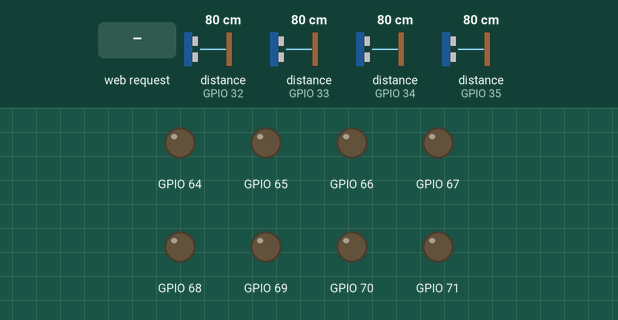
A sketch run on a simulated ESP32. Shown: output pins drawn as LEDs (lit = HIGH). Wiring (inferred from the names in the program): 4 × ultrasonic range finder: trigger GPIO 14, echo GPIO 35 / trigger GPIO 18, echo GPIO 34 / trigger GPIO 19, echo GPIO 32 / trigger GPIO 23, echo GPIO 33. Inputs (shaded band) come from the test bench; at power-on: distance to the obstacle (sensors on GPIO 32, GPIO 33, GPIO 34, GPIO 35) 80 cm. The echo pulse lasts 58.3 µs per cm; WiFi joins after 1.5 s; servers stay silent unless stated; uploads are accepted with an empty reply; pins used as bus, display or sensor lines are not drawn; what the sketch prints to the serial monitor is not drawn.

Above: at 3.1 s.
3.2 s: HTTP request GET /move?dir=B received
At 4.0 s:
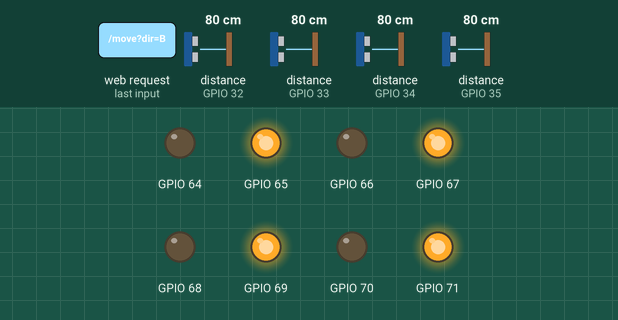
6.2 s: HTTP request GET /move?dir=F received
At 7.4 s:
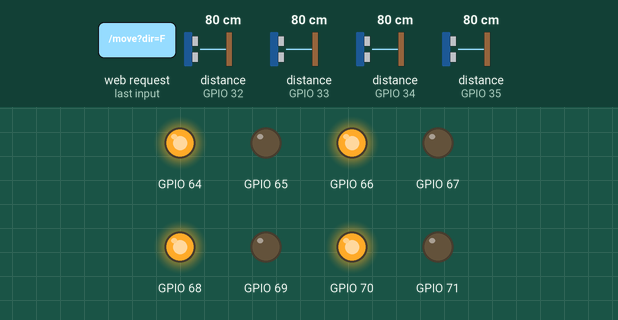
Timing chart, 0 to 9.7 s (numbered marks = the images above; inputs shaded):
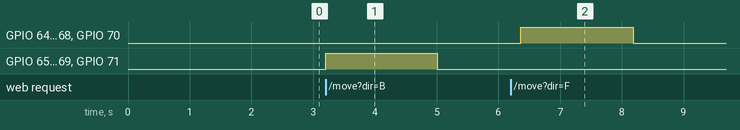

The sketch:

RAW_BOT_ESP32_Master.ino
```cpp
#include <WiFi.h>
#include <WebServer.h>
#include <HTTPClient.h>
#include <ArduinoJson.h>
#include <Wire.h>
#include <Adafruit_MCP23X17.h>

// ==============================================================================
// RAW BOT — INDUSTRIAL 4-MOTOR MECANUM + 4-ULTRASONIC AGV MASTER CONTROLLER
// ESP32 + MCP23017 (I2C) + TWO L298N DUAL H-BRIDGES + FOUR HC-SR04 SENSORS
// ==============================================================================

// --- WI-FI NETWORK MODE CONFIGURATION ---
// Option 1: Standalone AP Mode (ESP32 creates its own Wi-Fi: 192.168.4.1)
// Option 2: Station Mode (ESP32 connects to your Home Router or Phone Hotspot)
#define USE_WIFI_STATION true   // Set to true to connect to your Wi-Fi & Firebase

#if USE_WIFI_STATION
  const char* ssid = "YOUR_WIFI_SSID";           // Replace with your router SSID or phone hotspot
  const char* password = "YOUR_WIFI_PASSWORD";   // Replace with your router password
#else
  const char* ssid = "RAW_BOT";
  const char* password = "RawBot1234";
#endif

// --- FIREBASE CLOUD DATABASE HOST ---
const char* FIREBASE_HOST = "https://raw-bot-3caa5-default-rtdb.firebaseio.com";

WebServer server(80);
Adafruit_MCP23X17 mcp;

// ---------------- I2C PINS ----------------
#define I2C_SDA 21
#define I2C_SCL 22
#define MCP_ADDRESS 0x20

// ---------------- ULTRASONIC SENSOR PINS ----------------
// Note: HC-SR04 Echo outputs 5V. Use 1k/2k resistor voltage divider to protect 3.3V GPIOs!
#define FRONT_TRIG 18
#define FRONT_ECHO 34

#define BACK_TRIG 14
#define BACK_ECHO 35

#define LEFT_TRIG 19
#define LEFT_ECHO 32

#define RIGHT_TRIG 23
#define RIGHT_ECHO 33

// ---------------- MCP23017 MOTOR OUTPUT PINS ----------------
// GPA0-GPA7 connected to IN1-IN4 of Motor Drivers
#define FL_IN1 0
#define FL_IN2 1

#define FR_IN1 2
#define FR_IN2 3

#define BL_IN1 4
#define BL_IN2 5

#define BR_IN1 6
#define BR_IN2 7

// ---------------- SETTINGS & TIMERS ----------------
const float STOP_DISTANCE = 20.0;             // Obstacle halt threshold in cm
const unsigned long SENSOR_INTERVAL = 100;    // Sensor refresh rate (ms)
const unsigned long MOVEMENT_TIMEOUT = 1800;  // Auto-stop if browser heartbeat lost (ms)
const unsigned long FIREBASE_SYNC_INTERVAL = 800; // Firebase poll & push rate (ms)

unsigned long lastSensorRead = 0;
unsigned long lastMovementRefresh = 0;
unsigned long lastFirebaseSync = 0;

bool mcpReady = false;
bool emergencyStopped = false;
bool isMoving = false;

String activeDirection = "S";
String lastRemoteCommand = "STOP";

float frontDistance = 999.0;
float backDistance = 999.0;
float leftDistance = 999.0;
float rightDistance = 999.0;

// Motor direction invert flags (toggle if a motor spins backwards)
bool invertFL = false;
bool invertFR = false;
bool invertBL = false;
bool invertBR = false;

// =====================================================
// CORS HELPER FOR BROWSER / WEBSITE ACCESS
// =====================================================
void sendCorsHeaders() {
  server.sendHeader("Access-Control-Allow-Origin", "*");
  server.sendHeader("Access-Control-Allow-Methods", "GET, POST, OPTIONS");
  server.sendHeader("Access-Control-Allow-Headers", "*");
}

// =====================================================
// MOTOR CONTROL (MCP23017)
// =====================================================
void stopMotors() {
  if (mcpReady) {
    for (int pin = 0; pin < 8; pin++) {
      mcp.digitalWrite(pin, LOW);
    }
  }
  isMoving = false;
  activeDirection = "S";
}

void setMotor(int pin1, int pin2, int direction, bool inverted) {
  if (inverted) direction = -direction;

  mcp.digitalWrite(pin1, LOW);
  mcp.digitalWrite(pin2, LOW);

  if (direction > 0) {
    mcp.digitalWrite(pin1, HIGH);
  } else if (direction < 0) {
    mcp.digitalWrite(pin2, HIGH);
  }
}

void drive(int fl, int fr, int bl, int br) {
  if (!mcpReady || emergencyStopped) {
    stopMotors();
    return;
  }

  // Pre-clear all pins to eliminate inductive shoot-through
  stopMotors();

  setMotor(FL_IN1, FL_IN2, fl, invertFL);
  setMotor(FR_IN1, FR_IN2, fr, invertFR);
  setMotor(BL_IN1, BL_IN2, bl, invertBL);
  setMotor(BR_IN1, BR_IN2, br, invertBR);
}

// =====================================================
// FOUR ULTRASONIC SENSORS (FIXED LOGIC)
// =====================================================
float readDistance(int trigPin, int echoPin) {
  digitalWrite(trigPin, LOW);
  delayMicroseconds(2);

  digitalWrite(trigPin, HIGH);
  delayMicroseconds(10);
  digitalWrite(trigPin, LOW);

  // 12000 us timeout ≈ 205 cm range
  unsigned long duration = pulseIn(echoPin, HIGH, 12000);

  // FIX: In ultrasonic sensors, 0 duration means no obstacle within 2 meters (CLEAR!)
  if (duration == 0) return 999.0;

  return duration * 0.0343f / 2.0f;
}

void updateSensors() {
  if (millis() - lastSensorRead < SENSOR_INTERVAL) return;
  lastSensorRead = millis();

  frontDistance = readDistance(FRONT_TRIG, FRONT_ECHO);
  delayMicroseconds(300);

  backDistance = readDistance(BACK_TRIG, BACK_ECHO);
  delayMicroseconds(300);

  leftDistance = readDistance(LEFT_TRIG, LEFT_ECHO);
  delayMicroseconds(300);

  rightDistance = readDistance(RIGHT_TRIG, RIGHT_ECHO);
}

// Fixed Obstacle check: True ONLY if distance is valid and <= 20cm
bool sensorBlocked(float distance) {
  return (distance > 0 && distance <= STOP_DISTANCE);
}

// Direction-specific obstacle checks
bool directionBlocked(String dir) {
  if (dir == "F") return sensorBlocked(frontDistance);
  if (dir == "B") return sensorBlocked(backDistance);
  if (dir == "L") return sensorBlocked(leftDistance);
  if (dir == "R") return sensorBlocked(rightDistance);

  // Rotation checks both sides for sweep obstacles
  if (dir == "A" || dir == "C") {
    return sensorBlocked(leftDistance) || sensorBlocked(rightDistance);
  }

  return false;
}

// =====================================================
// MOVEMENT EXECUTION
// =====================================================
bool executeMovement(String dir) {
  if (!mcpReady || emergencyStopped) {
    stopMotors();
    return false;
  }

  updateSensors();

  if (directionBlocked(dir)) {
    stopMotors();
    Serial.print("[SAFETY HALT] Obstacle detected in direction: ");
    Serial.println(dir);
    return false;
  }

  if (dir == "F") {
    drive(1, 1, 1, 1);        // Forward
  } else if (dir == "B") {
    drive(-1, -1, -1, -1);    // Backward
  } else if (dir == "L") {
    drive(-1, 1, 1, -1);      // Strafe Left (Mecanum)
  } else if (dir == "R") {
    drive(1, -1, -1, 1);      // Strafe Right (Mecanum)
  } else if (dir == "C") {
    drive(1, -1, 1, -1);      // Rotate Clockwise
  } else if (dir == "A") {
    drive(-1, 1, -1, 1);      // Rotate Counter-Clockwise
  } else {
    stopMotors();
    return false;
  }

  activeDirection = dir;
  isMoving = true;
  lastMovementRefresh = millis();
  return true;
}

void enforceObstacleSafety() {
  if (!isMoving || emergencyStopped) return;

  if (directionBlocked(activeDirection)) {
    Serial.print("[AUTO SAFETY] Dynamic obstacle entered path. Stopping: ");
    Serial.println(activeDirection);
    stopMotors();
  }
}

// =====================================================
// FIREBASE CLOUD REALTIME SYNC (BIDIRECTIONAL)
// =====================================================
void syncWithFirebaseCloud() {
  if (WiFi.status() != WL_CONNECTED) return;

  HTTPClient http;

  // 1. Fetch live Command from Firebase (/robot/command.json)
  String commandUrl = String(FIREBASE_HOST) + "/robot/command.json";
  http.begin(commandUrl);
  int code = http.GET();
  if (code == 200) {
    String cmd = http.getString();
    cmd.replace("\"", "");
    cmd.trim();

    if (cmd != lastRemoteCommand) {
      lastRemoteCommand = cmd;
      Serial.println("[FIREBASE COMMAND RECEIVED] -> " + cmd);

      if (cmd == "START" || cmd == "RESUME") {
        emergencyStopped = false;
        executeMovement("F");
      } else if (cmd == "STOP" || cmd == "PAUSE") {
        stopMotors();
      } else if (cmd == "EMERGENCY_STOP") {
        emergencyStopped = true;
        stopMotors();
      }
    }
  }
  http.end();

  // 2. Push Ultrasonic Sensor Distances to Firebase (/robots/RBT-01/sensors.json)
  String sensorUrl = String(FIREBASE_HOST) + "/robots/RBT-01/sensors.json";
  http.begin(sensorUrl);
  http.addHeader("Content-Type", "application/json");

  DynamicJsonDocument doc(256);
  doc["ultrasonic"] = (frontDistance >= 900.0) ? 200.0 : frontDistance;
  doc["ultrasonicFront"] = frontDistance;
  doc["ultrasonicBack"]  = backDistance;
  doc["ultrasonicLeft"]  = leftDistance;
  doc["ultrasonicRight"] = rightDistance;

  String jsonPayload;
  serializeJson(doc, jsonPayload);
  http.PATCH(jsonPayload);
  http.end();
}

// =====================================================
// LOCAL REST API HANDLERS (CONNECTS TO RAW-BOT WEBSITE)
// =====================================================
void handleOptions() {
  sendCorsHeaders();
  server.send(204);
}

void handleMove() {
  sendCorsHeaders();

  if (!server.hasArg("dir")) {
    server.send(400, "text/plain", "Missing direction (dir parameter)");
    return;
  }

  String dir = server.arg("dir");
  dir.toUpperCase();

  if (dir == "S") {
    stopMotors();
    server.send(200, "text/plain", "Stopped");
    return;
  }

  if (dir != "F" && dir != "B" && dir != "L" && dir != "R" && dir != "A" && dir != "C") {
    server.send(400, "text/plain", "Invalid direction");
    return;
  }

  if (emergencyStopped) {
    stopMotors();
    server.send(423, "text/plain", "Emergency stop latched");
    return;
  }

  if (!mcpReady) {
    stopMotors();
    server.send(503, "text/plain", "MCP23017 chip unavailable");
    return;
  }

  if (!executeMovement(dir)) {
    server.send(409, "text/plain", "Obstacle within 20cm detected");
    return;
  }

  server.send(200, "text/plain", "Movement started: " + dir);
}

void handleHeartbeat() {
  sendCorsHeaders();

  if (emergencyStopped || !isMoving) {
    server.send(200, "text/plain", "Heartbeat OK (Idle)");
    return;
  }

  if (directionBlocked(activeDirection)) {
    stopMotors();
    server.send(409, "text/plain", "Obstacle detected");
    return;
  }

  lastMovementRefresh = millis();
  server.send(200, "text/plain", "OK");
}

void handleEmergency() {
  sendCorsHeaders();
  emergencyStopped = true;
  stopMotors();
  Serial.println("[SAFETY] EMERGENCY STOP LATCHED VIA WEBSITE");
  server.send(200, "text/plain", "Emergency stop active");
}

void handleDistances() {
  sendCorsHeaders();
  String json = "{";
  json += "\"front\":" + String(frontDistance, 1) + ",";
  json += "\"back\":" + String(backDistance, 1) + ",";
  json += "\"left\":" + String(leftDistance, 1) + ",";
  json += "\"right\":" + String(rightDistance, 1);
  json += "}";
  server.send(200, "application/json", json);
}

void handleRoot() {
  sendCorsHeaders();
  server.send(200, "text/plain", "RAW-BOT ESP32 Master Online. Ready for Web & Firebase Commands.");
}

// =====================================================
// SETUP
// =====================================================
void setup() {
  Serial.begin(115200);
  delay(300);

  Serial.println("\n============================================");
  Serial.println("  RAW BOT — MECANUM AMR MASTER CONTROLLER   ");
  Serial.println("============================================");

  // Ultrasonic sensor pin configurations
  pinMode(FRONT_TRIG, OUTPUT);
  pinMode(BACK_TRIG, OUTPUT);
  pinMode(LEFT_TRIG, OUTPUT);
  pinMode(RIGHT_TRIG, OUTPUT);

  pinMode(FRONT_ECHO, INPUT);
  pinMode(BACK_ECHO, INPUT);
  pinMode(LEFT_ECHO, INPUT);
  pinMode(RIGHT_ECHO, INPUT);

  digitalWrite(FRONT_TRIG, LOW);
  digitalWrite(BACK_TRIG, LOW);
  digitalWrite(LEFT_TRIG, LOW);
  digitalWrite(RIGHT_TRIG, LOW);

  // Initialize I2C for MCP23017
  Wire.begin(I2C_SDA, I2C_SCL);

  if (mcp.begin_I2C(MCP_ADDRESS, &Wire)) {
    for (int pin = 0; pin < 8; pin++) {
      mcp.pinMode(pin, OUTPUT);
      mcp.digitalWrite(pin, LOW);
    }
    mcpReady = true;
    Serial.println("[MCP23017] Detected successfully at 0x20");
  } else {
    mcpReady = false;
    Serial.println("[ERROR] MCP23017 NOT FOUND! Check I2C wiring (Pins 21/22).");
  }

  // Wi-Fi Initialization
#if USE_WIFI_STATION
  WiFi.mode(WIFI_STA);
  WiFi.begin(ssid, password);
  Serial.print("[WiFi] Connecting to: ");
  Serial.println(ssid);
  int tries = 0;
  while (WiFi.status() != WL_CONNECTED && tries < 25) {
    delay(400);
    Serial.print(".");
    tries++;
  }
  if (WiFi.status() == WL_CONNECTED) {
    Serial.println("\n[WiFi] Connected to Network!");
    Serial.print("[WiFi] Robot IP Address: http://");
    Serial.println(WiFi.localIP());
  } else {
    Serial.println("\n[WiFi] Could not connect to Wi-Fi. Operating locally.");
  }
#else
  WiFi.mode(WIFI_AP);
  WiFi.setSleep(false);
  if (WiFi.softAP(ssid, password)) {
    Serial.println("[WiFi] Hotspot Started: RAW_BOT");
    Serial.print("[WiFi] AP IP Address: http://");
    Serial.println(WiFi.softAPIP()); // Usually 192.168.4.1
  }
#endif

  // Mount Web / API Endpoints with CORS support
  server.on("/", HTTP_GET, handleRoot);
  server.on("/move", HTTP_GET, handleMove);
  server.on("/heartbeat", HTTP_GET, handleHeartbeat);
  server.on("/emergency", HTTP_GET, handleEmergency);
  server.on("/distances", HTTP_GET, handleDistances);

  // Handle CORS preflight requests
  server.on("/move", HTTP_OPTIONS, handleOptions);
  server.on("/heartbeat", HTTP_OPTIONS, handleOptions);
  server.on("/emergency", HTTP_OPTIONS, handleOptions);
  server.on("/distances", HTTP_OPTIONS, handleOptions);

  server.begin();
  updateSensors();

  Serial.println("[SYSTEM] Ready! Link this IP inside the RAW-BOT Web Navigation page.");
}

// =====================================================
// MAIN EXECUTION LOOP
// =====================================================
void loop() {
  server.handleClient();
  updateSensors();
  enforceObstacleSafety();

  // Safety: auto-stop if heartbeat expires during motion
  if (isMoving && (millis() - lastMovementRefresh > MOVEMENT_TIMEOUT)) {
    Serial.println("[SAFETY] Browser heartbeat timed out. Stopping motors.");
    stopMotors();
  }

  // Periodic Firebase Cloud Poll & Telemetry Push
  if (millis() - lastFirebaseSync >= FIREBASE_SYNC_INTERVAL) {
    lastFirebaseSync = millis();
    syncWithFirebaseCloud();
  }

  delay(1);
}
```

Measured:
- after the input at 3.2 s, GPIO 65, GPIO 67, GPIO 69, GPIO 71: LOW → HIGH at once, → LOW 1.8 s later
- after the input at 6.2 s, GPIO 64, GPIO 66, GPIO 68, GPIO 70: LOW → HIGH after 0.17 s, → LOW 1.8 s later
